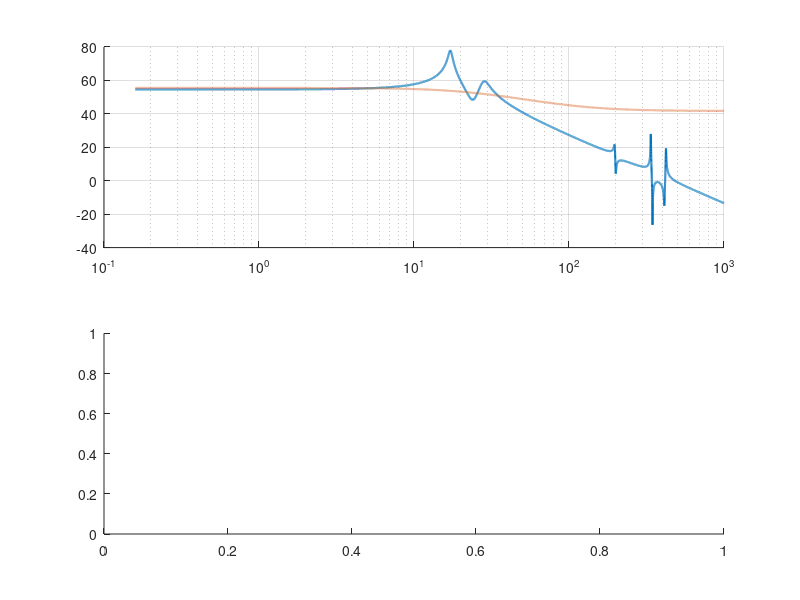

The MATLAB source for this figure: (Note: this script raises an error after producing the figure.)
clear; close all; clc;

%% Transfer function from (3.1)

s = tf('s');

Ps = 1.28e10*(s^2+5.63*s+3.34e5)/((s+333.1)*(s^2+150.5*s+3.31e4)*...
     (s^2 + 12.43*s + 3.87e5));
Cs = 1.57e4*(s+141.5)*(s^2+159.5*s+5.01e4)/(s*(s+4000)*(s^2+6700*s+1.92e7));
Fs = tf([3.807, 3350], [1, 3350]);

Ss = 1/(1+Ps*Cs);
Ts = (Ps*Cs)/(1+Ps*Cs);

Gyy = (-8.38e6/(s^2+5.77*s+1.164e4))*((s^2 + 21.12*s+2.28e4)/(s^2+24.43*s+3.14e4)) ...
      *((s^2+11.27*s+1.58e6)/(s^2+17.50*s+1.54e6))*((s^2+3.25*s+4.72e6)/(s^2+6.99*s+4.49e6)) ...
      *((s^2+20.72*s+6.71e6)/(s^2+14.76*s+7.04e6))*(s-7500)/(s+7500);
Gxx = Gyy;
  
omega = logspace(0, log10(2*pi*10^3), 20001);

[mag, phase] = bode(Gyy, omega);

sysg = frd(Gyy, omega);

mag = squeeze(mag);
phase = squeeze(phase);

% Fit different dimensions of state space models
max_dim = 15;
ss_cells = cell(max_dim, 1);
for dim = 1:max_dim
    sys = fitfrd(sysg, dim);
    ss_cells{dim} = sys;
    [new_mag, new_phase] = bode(sys, omega);

    new_mag = squeeze(new_mag);
    new_phase = squeeze(new_phase);
    
    norm_diff_mag(dim) = norm(new_mag - mag, 2);
    actual_dim(dim) = length(sys.A);
    
    figure;
    subplot(2, 1, 1)
    hold on
    plot(omega./(2*pi), 20*log10(mag), 'LineWidth', 1.5)
    plot(omega./(2*pi), 20*log10(new_mag), ':', 'LineWidth', 1.5)
    set(gca, 'XScale', 'log')
    box off
    grid on
    subplot(2, 1, 2)
    hold on
    plot(omega./(2*pi), unwrap(wrapTo180(squeeze(phase))), 'LineWidth', 1.5);
    plot(omega./(2*pi), unwrap(wrapTo180(squeeze(new_phase))), ':', 'LineWidth', 1.5);
    set(gca, 'XScale', 'log')
    xlabel('Frequency (Hz)')
    legend('Original TF', sprintf('%0.0f DOF SS Fit', length(sys.A)))
    box off
    grid on
end

figure;
plot(1:max_dim, norm_diff_mag, 'o')
set(gca, 'YScale', 'log')

figure;
plot(actual_dim, norm_diff_mag, 'o')
set(gca, 'YScale', 'log')

sys1 = ss_cells{8};
sys2 = ss_cells{11};

save('StateSpaceExamples.mat', 'sys1', 'sys2', 'Gxx', 'ss_cells')